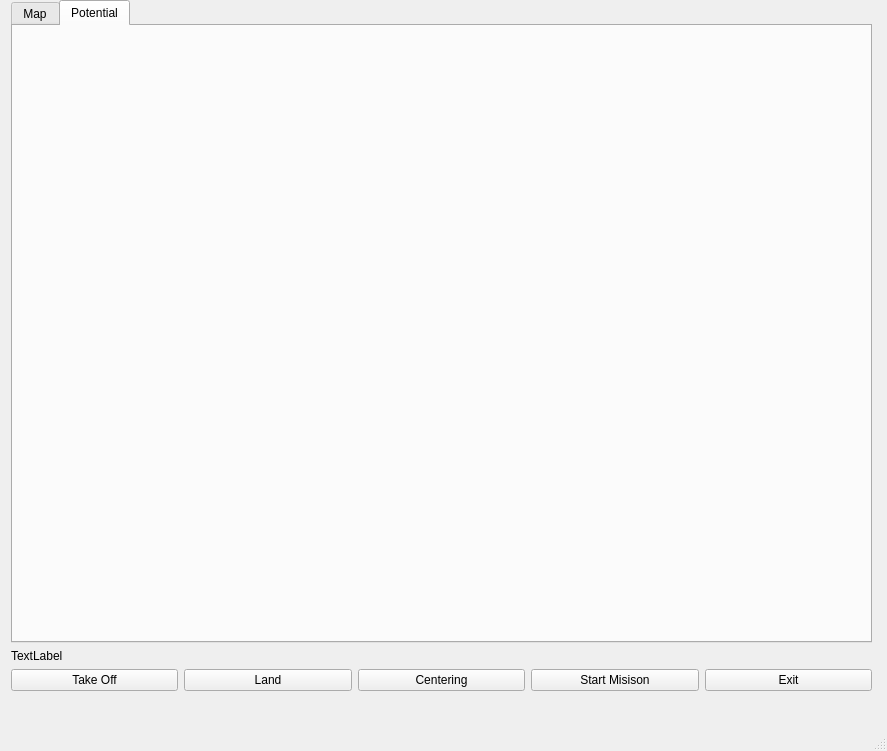
<?xml version="1.0" encoding="UTF-8"?>
<ui version="4.0">
 <class>MainWindow</class>
 <widget class="QMainWindow" name="MainWindow">
  <property name="geometry">
   <rect>
    <x>0</x>
    <y>0</y>
    <width>887</width>
    <height>751</height>
   </rect>
  </property>
  <property name="windowTitle">
   <string>MainWindow</string>
  </property>
  <widget class="QWidget" name="centralwidget">
   <widget class="QWidget" name="">
    <property name="geometry">
     <rect>
      <x>11</x>
      <y>0</y>
      <width>861</width>
      <height>691</height>
     </rect>
    </property>
    <layout class="QGridLayout" name="gridLayout_2">
     <item row="0" column="0">
      <widget class="QTabWidget" name="tabWidget">
       <property name="currentIndex">
        <number>1</number>
       </property>
       <widget class="QWidget" name="tab_map">
        <attribute name="title">
         <string>Map</string>
        </attribute>
        <widget class="Mplwidget" name="canva_map" native="true">
         <property name="geometry">
          <rect>
           <x>10</x>
           <y>10</y>
           <width>831</width>
           <height>511</height>
          </rect>
         </property>
        </widget>
       </widget>
       <widget class="QWidget" name="tab_pot">
        <attribute name="title">
         <string>Potential</string>
        </attribute>
        <widget class="Mplwidget" name="canva_pot" native="true">
         <property name="geometry">
          <rect>
           <x>10</x>
           <y>10</y>
           <width>831</width>
           <height>511</height>
          </rect>
         </property>
        </widget>
       </widget>
      </widget>
     </item>
     <item row="1" column="0">
      <widget class="QLabel" name="label">
       <property name="text">
        <string>TextLabel</string>
       </property>
      </widget>
     </item>
     <item row="2" column="0">
      <layout class="QGridLayout" name="gridLayout">
       <item row="0" column="0">
        <widget class="QPushButton" name="pushButton_takeoff">
         <property name="text">
          <string>Take Off</string>
         </property>
        </widget>
       </item>
       <item row="0" column="1">
        <widget class="QPushButton" name="pushButton_land">
         <property name="text">
          <string>Land</string>
         </property>
        </widget>
       </item>
       <item row="0" column="2">
        <widget class="QPushButton" name="pushButton_centering">
         <property name="text">
          <string>Centering</string>
         </property>
        </widget>
       </item>
       <item row="0" column="3">
        <widget class="QPushButton" name="pushButton_startMisison">
         <property name="text">
          <string>Start Misison</string>
         </property>
        </widget>
       </item>
       <item row="0" column="4">
        <widget class="QPushButton" name="pushButton_exit">
         <property name="text">
          <string>Exit</string>
         </property>
        </widget>
       </item>
      </layout>
     </item>
    </layout>
   </widget>
  </widget>
  <widget class="QMenuBar" name="menubar">
   <property name="geometry">
    <rect>
     <x>0</x>
     <y>0</y>
     <width>887</width>
     <height>22</height>
    </rect>
   </property>
  </widget>
  <widget class="QStatusBar" name="statusbar"/>
 </widget>
 <customwidgets>
  <customwidget>
   <class>Mplwidget</class>
   <extends>QWidget</extends>
   <header>mplwidget.h</header>
   <container>1</container>
  </customwidget>
 </customwidgets>
 <resources/>
 <connections/>
</ui>
